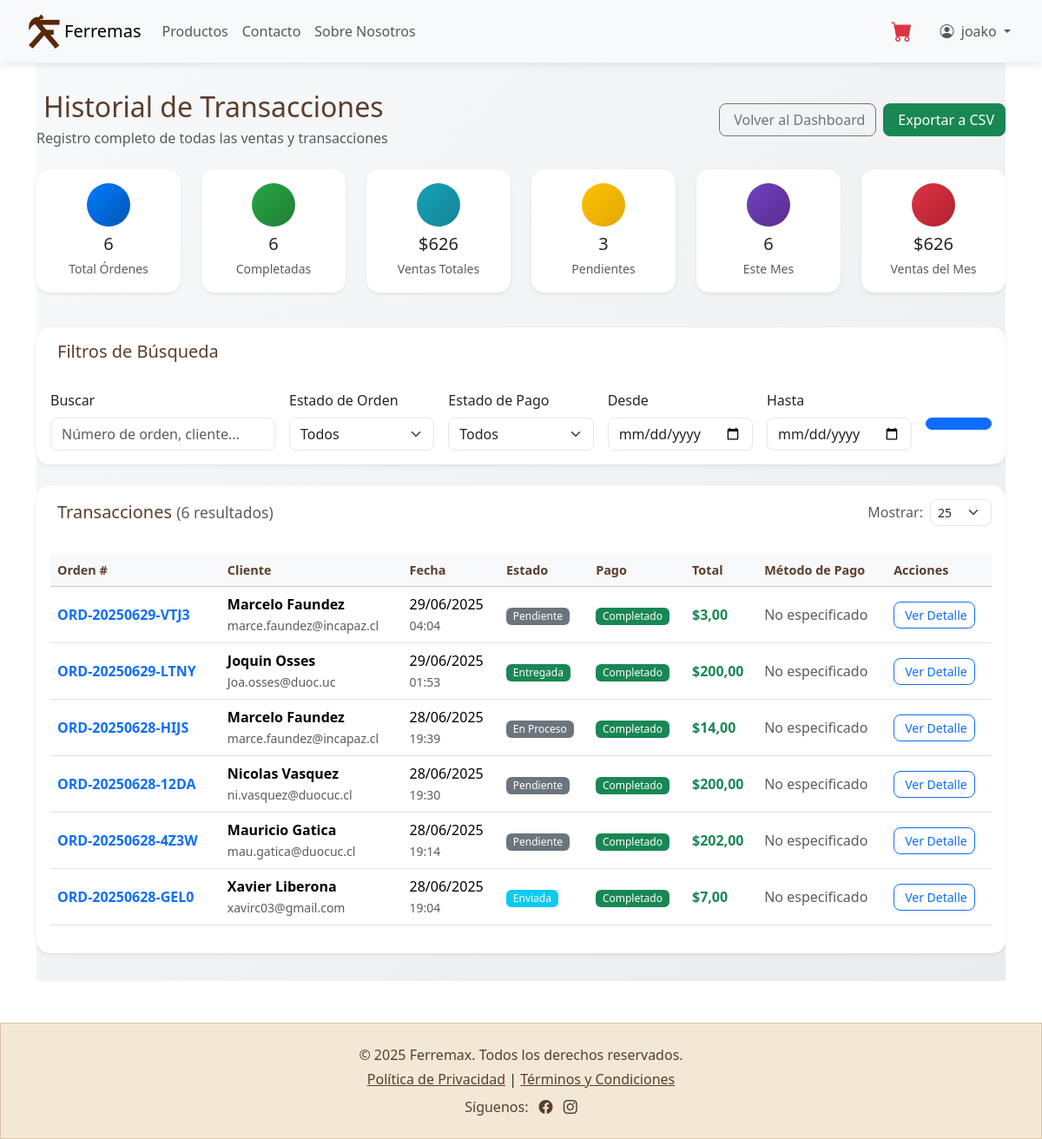
/contador/historial-transacciones/ (signed in), run on an earlier commit of the app's database.
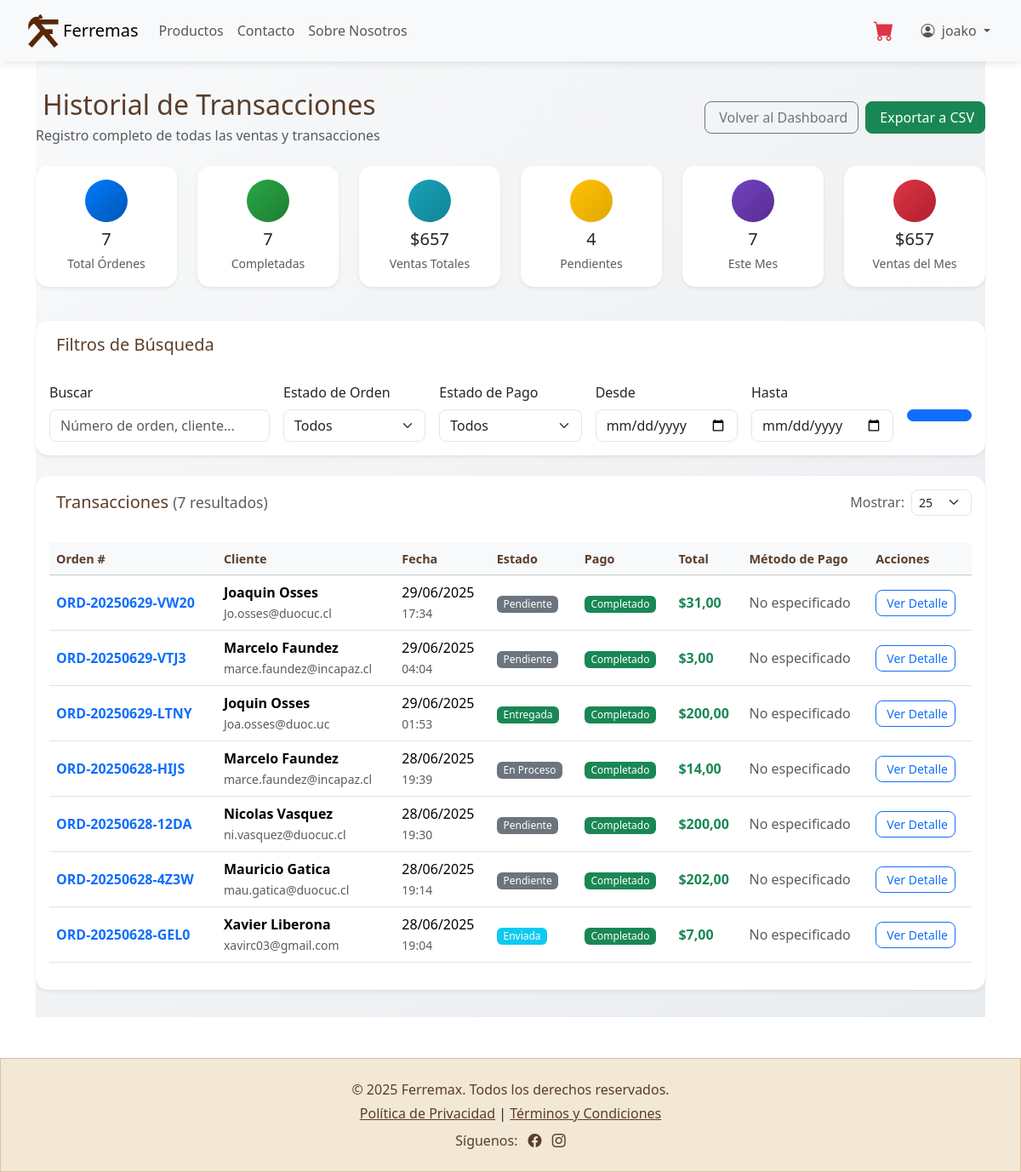
And on a later commit of the database.
### miPaypal/models.py (models this page shows, shortened)
class Order(models.Model):
    ORDER_STATUS_CHOICES = [
        ('pending', 'Pendiente'),
        ('confirmed', 'Confirmada'),
        ('processing', 'En Proceso'),
        ('packed', 'Empacada'),
        ('shipped', 'Enviada'),
        ('delivered', 'Entregada'),
        ('cancelled', 'Cancelada'),
    ]
    PAYMENT_STATUS_CHOICES = [
        ('pending', 'Pendiente'),
        ('completed', 'Completado'),
        ('failed', 'Fallido'),
        ('refunded', 'Reembolsado'),
    ]
    ORDER_TYPE_CHOICES = [
        ('online', 'Compra Online'),
        ('manual', 'Orden Manual'),
        ('phone', 'Orden Telefónica'),
    ]
    DELIVERY_METHOD_CHOICES = [
        ('pickup', 'Retiro en Tienda'),
        ('delivery', 'Delivery a Domicilio'),
    ]
    user = models.ForeignKey(settings.AUTH_USER_MODEL, on_delete=models.CASCADE, related_name='orders')
    order_number = models.CharField(max_length=20, unique=True)
    total_amount = models.DecimalField(max_digits=10, decimal_places=2)
    order_status = models.CharField(max_length=20, choices=ORDER_STATUS_CHOICES, default='pending')
    payment_status = models.CharField(max_length=20, choices=PAYMENT_STATUS_CHOICES, default='pending')
    order_type = models.CharField(max_length=20, choices=ORDER_TYPE_CHOICES, default='online')
    created_by = models.ForeignKey(
        settings.AUTH_USER_MODEL,
        on_delete=models.SET_NULL,
        null=True,
        blank=True,
        related_name='created_orders',
        verbose_name="Creada por"
    )
    delivery_method = models.CharField(
        max_length=20,
        choices=DELIVERY_METHOD_CHOICES,
        default='pickup',
        verbose_name="Método de entrega"
    )
    delivery_cost = models.DecimalField(
        max_digits=8,
        decimal_places=2,
        default=0.00,
        verbose_name="Costo de envío"
    )
    shipping_address = models.TextField(blank=True, null=True)
    shipping_city = models.CharField(max_length=100, blank=True, null=True)
    shipping_phone = models.CharField(max_length=15, blank=True, null=True)
    notes = models.TextField(blank=True, null=True, verbose_name="Notas adicionales")
    tracking_number = models.CharField(max_length=100, blank=True, null=True, verbose_name="Número de seguimiento")
    estimated_delivery = models.DateTimeField(blank=True, null=True, verbose_name="Entrega estimada")
    paypal_transaction_id = models.CharField(max_length=250, blank=True, null=True)
    paypal_payer_id = models.CharField(max_length=250, blank=True, null=True)
    paypal_payment_status = models.CharField(max_length=250, blank=True, null=True)
    created_at = models.DateTimeField(auto_now_add=True)
    updated_at = models.DateTimeField(auto_now=True)
    class Meta:
        ordering = ['-created_at']
        verbose_name = "Orden"
        verbose_name_plural = "Órdenes"

class CustomUser(AbstractUser):
    ROLES = (
        ('cliente', 'Cliente'),
        ('bodeguero', 'Bodeguero'),
        ('contador', 'Contador'),
        ('vendedor', 'Vendedor'),
    )
    rut = models.CharField(max_length=12, blank=True, null=True)
    telefono = models.CharField(max_length=15, blank=True, null=True)
    direccion = models.TextField(blank=True, null=True)
    ciudad = models.CharField(max_length=100, blank=True, null=True, verbose_name="Ciudad")
    rol = models.CharField(max_length=10, choices=ROLES, default='cliente')

### miPaypal/decorators.py (the view)
        def wrapper(request, *args, **kwargs):
            user = request.user
            if user.is_authenticated and (user.is_staff or getattr(user, 'rol', None) in roles):
                return view_func(request, *args, **kwargs)
            messages.error(request, "No tienes permisos para acceder a esta sección")
            return redirect(redirect_url)

### miPaypal/context_processors.py (called while the page is built)
def cart_context(request):
    cart_count = 0
    try:
        if request.user.is_authenticated:
            cart = Cart.objects.filter(user=request.user).first()
        else:
            if request.session.session_key:
                cart = Cart.objects.filter(session_key=request.session.session_key).first()
            else:
                cart = None
        if cart:
            cart_count = sum(item.quantity for item in cart.cartitem_set.all())
    except Exception:
        cart_count = 0
    return {
        'cart_count': cart_count
    }

### ecommerce/templates/dashboard-panel/contador/historial-transacciones.html (shortened to what the changed rows need)
{% extends 'base.html' %}
{% load static %}
{% load math_filters %}
{% block content %}
<div class="container-fluid" style="background: linear-gradient(135deg, #f8f9fa 0%, #e9ecef 100%); min-height: 100vh; padding: 2rem 0;">
    <div class="row mb-4">
        <div class="col-12">
            <div class="d-flex justify-content-between align-items-center">
                <div>
                    <h1 class="h2 mb-1" style="color: #5A3E2B;">
                        Historial de Transacciones
                    </h1>
                </div>
            </div>
        </div>
    </div>
    <div class="row mb-4">
        <div class="col-lg-2 col-md-4 col-sm-6 mb-3">
            <div class="card border-0 shadow-sm h-100" style="border-radius: 15px;">
                <div class="card-body text-center">
                    <div class="d-flex align-items-center justify-content-center mb-2">
                        <div class="rounded-circle d-flex align-items-center justify-content-center"
                             style="width: 50px; height: 50px; background: linear-gradient(135deg, #007bff, #0056b3);">
                        </div>
                    </div>
                    <h4 class="h5 mb-1">{{ stats.total_ordenes }}</h4>
                    <small class="text-muted">Total Órdenes</small>
                </div>
            </div>
        </div>
        <div class="col-lg-2 col-md-4 col-sm-6 mb-3">
            <div class="card border-0 shadow-sm h-100" style="border-radius: 15px;">
                <div class="card-body text-center">
                    <div class="d-flex align-items-center justify-content-center mb-2">
                        <div class="rounded-circle d-flex align-items-center justify-content-center"
                             style="width: 50px; height: 50px; background: linear-gradient(135deg, #28a745, #1e7e34);">
                        </div>
                    </div>
                    <h4 class="h5 mb-1">{{ stats.ordenes_completadas }}</h4>
                    <small class="text-muted">Completadas</small>
                </div>
            </div>
        </div>
        <div class="col-lg-2 col-md-4 col-sm-6 mb-3">
            <div class="card border-0 shadow-sm h-100" style="border-radius: 15px;">
                <div class="card-body text-center">
                    <div class="d-flex align-items-center justify-content-center mb-2">
                        <div class="rounded-circle d-flex align-items-center justify-content-center"
                             style="width: 50px; height: 50px; background: linear-gradient(135deg, #17a2b8, #138496);">
                        </div>
                    </div>
                    <h4 class="h5 mb-1">${{ stats.ventas_totales|floatformat:0 }}</h4>
                    <small class="text-muted">Ventas Totales</small>
                </div>
            </div>
        </div>
        <div class="col-lg-2 col-md-4 col-sm-6 mb-3">
            <div class="card border-0 shadow-sm h-100" style="border-radius: 15px;">
                <div class="card-body text-center">
                    <div class="d-flex align-items-center justify-content-center mb-2">
                        <div class="rounded-circle d-flex align-items-center justify-content-center"
                             style="width: 50px; height: 50px; background: linear-gradient(135deg, #ffc107, #e0a800);">
                        </div>
                    </div>
                    <h4 class="h5 mb-1">{{ stats.ordenes_pendientes }}</h4>
                    <small class="text-muted">Pendientes</small>
                </div>
            </div>
        </div>
        <div class="col-lg-2 col-md-4 col-sm-6 mb-3">
            <div class="card border-0 shadow-sm h-100" style="border-radius: 15px;">
                <div class="card-body text-center">
                    <div class="d-flex align-items-center justify-content-center mb-2">
                        <div class="rounded-circle d-flex align-items-center justify-content-center"
                             style="width: 50px; height: 50px; background: linear-gradient(135deg, #6f42c1, #5a2d91);">
                        </div>
                    </div>
                    <h4 class="h5 mb-1">{{ stats.ordenes_mes }}</h4>
                    <small class="text-muted">Este Mes</small>
                </div>
            </div>
        </div>
        <div class="col-lg-2 col-md-4 col-sm-6 mb-3">
            <div class="card border-0 shadow-sm h-100" style="border-radius: 15px;">
                <div class="card-body text-center">
                    <div class="d-flex align-items-center justify-content-center mb-2">
                        <div class="rounded-circle d-flex align-items-center justify-content-center"
                             style="width: 50px; height: 50px; background: linear-gradient(135deg, #dc3545, #b21f2d);">
                        </div>
                    </div>
                    <h4 class="h5 mb-1">${{ stats.ventas_mes|floatformat:0 }}</h4>
                    <small class="text-muted">Ventas del Mes</small>
                </div>
            </div>
        </div>
    </div>
    <div class="card border-0 shadow-sm" style="border-radius: 15px;">
        <div class="card-header bg-transparent border-0 py-3">
            <div class="d-flex justify-content-between align-items-center">
                <h5 class="mb-0" style="color: #5A3E2B;">
                    Transacciones
                    {% if orders.paginator.count %}
                        <small class="text-muted">({{ orders.paginator.count }} resultado{{ orders.paginator.count|pluralize }})</small>
                    {% endif %}
                </h5>
            </div>
        </div>
        <div class="card-body">
            {% if orders %}
                <div class="table-responsive">
                    <table class="table table-hover align-middle">
                        <thead class="table-light">
                            <tr>
                                <th>Orden #</th>
                                <th>Cliente</th>
                                <th>Fecha</th>
                                <th>Estado</th>
                                <th>Pago</th>
                                <th>Total</th>
                                <th>Método de Pago</th>
                                <th>Acciones</th>
                            </tr>
                        </thead>
                        <tbody>
                            {% for order in orders %}
                            <tr>
                                <td>
                                    <span class="fw-bold text-primary">{{ order.order_number }}</span>
                                </td>
                                <td>
                                    <div>
                                        <div class="fw-semibold">{{ order.user.get_full_name|default:order.user.username }}</div>
                                        <small class="text-muted">{{ order.user.email }}</small>
                                    </div>
                                </td>
                                <td>
                                    <div>{{ order.created_at|date:"d/m/Y" }}</div>
                                    <small class="text-muted">{{ order.created_at|date:"H:i" }}</small>
                                </td>
                                <td>
                                    <span class="badge bg-{% if order.order_status == 'delivered' %}success{% elif order.order_status == 'shipped' %}info{% elif order.order_status == 'confirmed' %}warning{% elif order.order_status == 'cancelled' %}danger{% else %}secondary{% endif %}">
                                        {{ order.get_order_status_display }}
                                    </span>
                                </td>
                                <td>
                                    <span class="badge bg-{% if order.payment_status == 'completed' %}success{% elif order.payment_status == 'pending' %}warning{% elif order.payment_status == 'failed' %}danger{% else %}secondary{% endif %}">
                                        {{ order.get_payment_status_display }}
                                    </span>
                                </td>
                                <td>
                                    <span class="fw-bold text-success">${{ order.total_amount|floatformat:2 }}</span>
                                </td>
                                <td>
                                    <span class="text-muted">{{ order.payment_method|default:"No especificado" }}</span>
                                </td>
                                <td>
                                    <a href="{% url 'detalle-transaccion-contador' order.id %}"
                                       class="btn btn-sm btn-outline-primary">
                                        Ver Detalle
                                    </a>
                                </td>
                            </tr>
                            {% endfor %}
                        </tbody>
                    </table>
                </div>
            {% endif %}
        </div>
    </div>
</div>
{% endblock %}

What changed in the data, as far as the page shows it:
added Order: order_number "ORD-20250629-VW20", user.get_full_name "Joaquin Osses", user.email "Jo.osses@duocuc.cl", created_at "29/06/2025", created_at "17:34", order_status "Pendiente", payment_status "Completado", total_amount "31,00", payment_method "No especificado"
Also different on the page:
{{ stats.total_ordenes }}: "6" → "7"
{{ stats.ordenes_completadas }}: "6" → "7"
{{ stats.ventas_totales|floatformat:0 }}: "626" → "657"
{{ stats.ordenes_pendientes }}: "3" → "4"
{{ stats.ordenes_mes }}: "6" → "7"
{{ stats.ventas_mes|floatformat:0 }}: "626" → "657"
{{ orders.paginator.count }}: "6" → "7"
